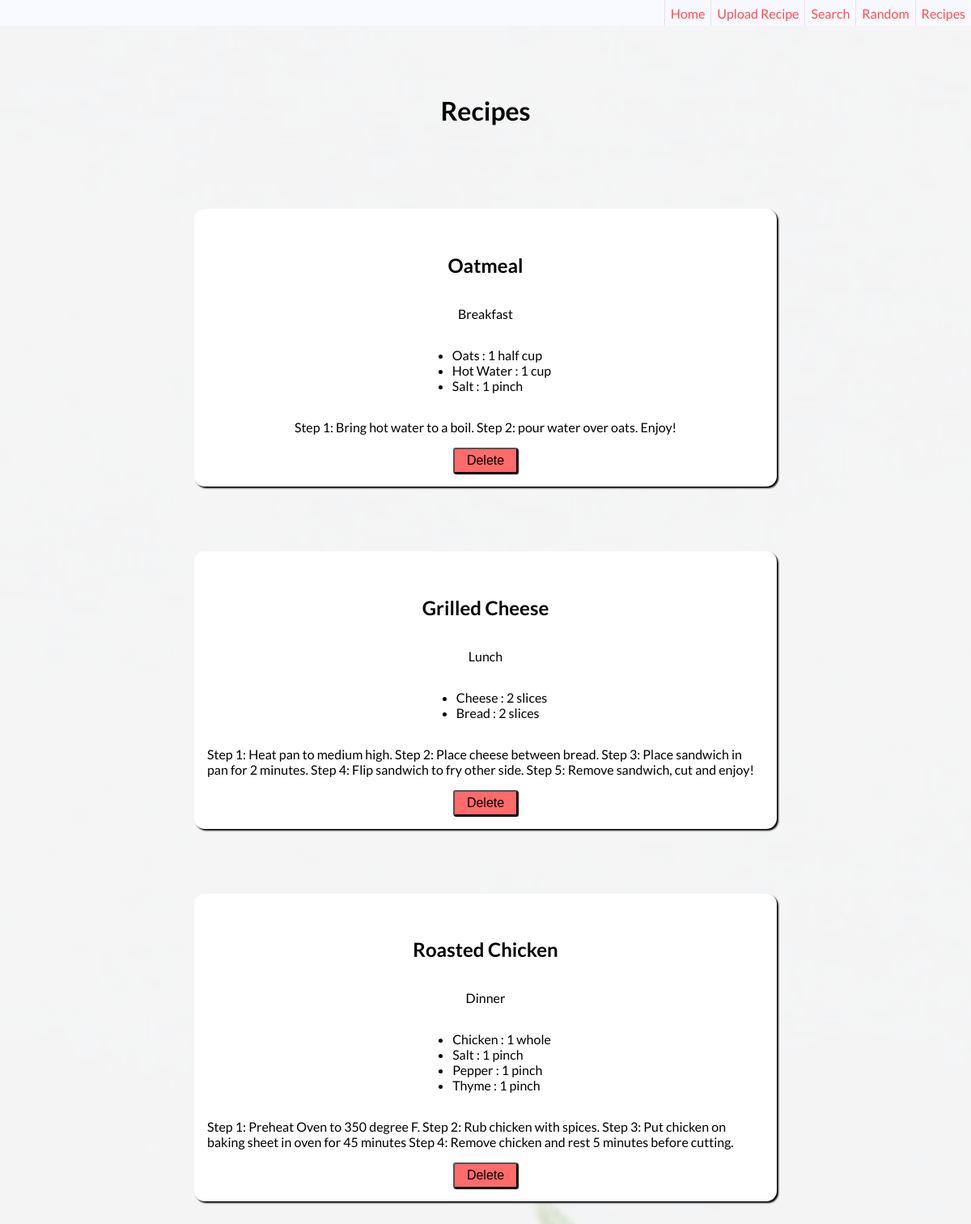
The app's page /recipes/ with its own data.
### tables this page shows
CREATE TABLE recipes (
    id INTEGER PRIMARY KEY AUTOINCREMENT,
    title TEXT NOT NULL,
    img TEXT,
    type INTEGER NOT NULL,
    instructions TEXT NOT NULL
);

CREATE TABLE ingredients (
    id INTEGER PRIMARY KEY AUTOINCREMENT,
    recipe_id INTEGER NOT NULL,
    description TEXT NOT NULL,
    quantity INTEGER NOT NULL,
    unit TEXT NOT NULL,
    FOREIGN KEY (recipe_id) REFERENCES recipes (id)
);

### app.py (the view)
@app.route('/recipes/')
def recipes():
    conn = get_db_conn()
    recipes = conn.execute('SELECT * FROM recipes').fetchall()
    ingredients = conn.execute('SELECT * FROM ingredients').fetchall()
    conn.close()
    return render_template('recipes.html', recipes=recipes, ingredients=ingredients)

### app.py (called while the page is built)
def get_db_conn():
    conn = sqlite3.connect('database.db')
    conn.row_factory = sqlite3.Row
    return conn

### templates/recipes.html (shortened to what this page needs)
{% extends 'base.html' %}
{% block content %}
<div class="recipe-background">
<div class="recipe-container">
<h1>Recipes</h1>
{% for recipe in recipes %}
  <div class="recipe">
    <h2>{{recipe['title']}}</h2>
    {% if recipe['type'] == 0 %}
    <p>Breakfast</p>
    {% elif recipe['type'] == 1%}
    <p>Lunch</p>
    {% elif recipe['type'] == 2%}
    <p>Dinner</p>
    {% else %}
    <p>Misc.</p>
    {% endif %}
    <ul>
      {% for item in ingredients %}
      {% if item['recipe_id'] == recipe['id'] %}
      <li>
            <span>{{item['description']}}</span>
            <span>:</span>
            <span>{{item['quantity']}}</span>
            <span>{{item['unit']}}</span>
      </li>
      {% endif %}
      {% endfor %}
  </ul>
    <p>{{recipe['instructions']}}</p>
    <div>
      <form action="{{url_for('delete', id=recipe['id'])}}"
      method="POST">
      <input class="restart-btn" type="submit" value="Delete">
      </form>
    </div>
  </div>
  {% endfor %}
</div>
</div>
{% endblock %}

### static/style.css (style rules this page uses)
body { width: 100%; font-family: 'Lato', sans-serif; margin: 0; background-color: whitesmoke; overflow-y: visible; overflow-x: hidden; }
.restart-btn { display: flex; justify-content: center; align-items: center; font-size: 16px; text-decoration: none; background-color: rgb(255, 106, 106); color: black; width: 5rem; height: 2rem; padding: 2px 6px; border-radius: 3px; box-shadow: 1px 1px 1px black; }
.recipe-container { padding-top: 4rem; display: flex; flex-direction: column; align-items: center; align-content: center; justify-content: top; margin-bottom: 1rem; }
.recipe-background { min-height: 200%; min-width: 100%; }
.recipe-background::before { content: ""; display: initial; position: absolute; min-height: 200%; width: 100%; background: url("./assets/pexels-pixabay-256318.jpg"); background-size: cover; background-position: center; background-repeat: repeat-y; opacity: .2; z-index: -1; }
.recipe { width: 60vw; max-width: 50rem; display: flex; flex-direction: column; align-items: center; align-content: center; justify-content: center; margin-top: 5rem; padding: 1rem 0 1rem 0; background-color: white; box-shadow: 2px 2px 2px black; border-radius: 13px; }
.recipe p { max-width: 50rem; padding: 0px 1rem 0px 1rem; }

### records on screen
recipes: title "Oatmeal", type "Breakfast", instructions "Step 1: Bring hot water to a boil. Step 2: pour water over oats. Enjoy!"
ingredients: description "Oats", quantity "1", unit "half cup"
ingredients: description "Hot Water", quantity "1", unit "cup"
ingredients: description "Salt", quantity "1", unit "pinch"
recipes: title "Grilled Cheese", type "Lunch", instructions "Step 1: Heat pan to medium high. Step 2: Place cheese between bread. Step 3: Place sandwich in pan for 2 minutes. Step 4: Flip sandwich to fry other side. Step 5: Remove sandwich, cut and enjoy!"
ingredients: description "Cheese", quantity "2", unit "slices"
ingredients: description "Bread", quantity "2", unit "slices"
recipes: title "Roasted Chicken", type "Dinner", instructions "Step 1: Preheat Oven to 350 degree F. Step 2: Rub chicken with spices. Step 3: Put chicken on baking sheet in oven for 45 minutes Step 4: Remove chicken and rest 5 minutes before cutting."
ingredients: description "Chicken", quantity "1", unit "whole"
ingredients: description "Salt", quantity "1", unit "pinch"
ingredients: description "Pepper", quantity "1", unit "pinch"
ingredients: description "Thyme", quantity "1", unit "pinch"
